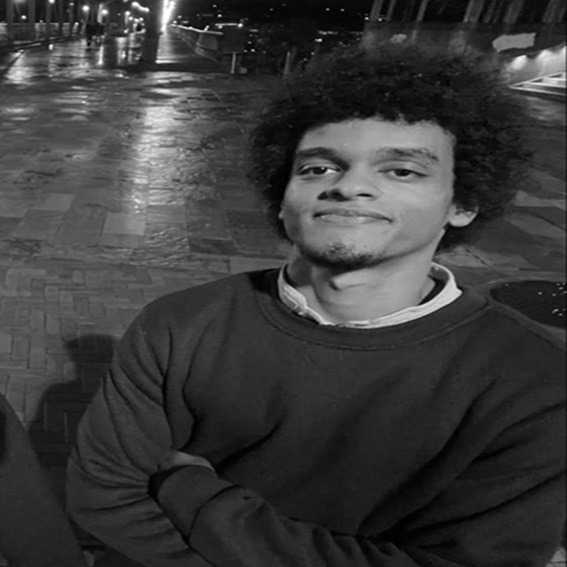
#> input picture img6.jpg, 567 x 567 px
$ python fourierTransform.py
#> lines starting #> are read from the running program, lines starting #| are printed output that depends on the picture
import matplotlib.pyplot as plt
import numpy as np
from numpy import fft

f = plt.imread("img6.jpg")
#> f is the input picture: shape (567, 567, 3); min 0, max 255, mean 58.9
F = fft.fftshift(fft.fft2(f))
Fmag = np.abs(F)
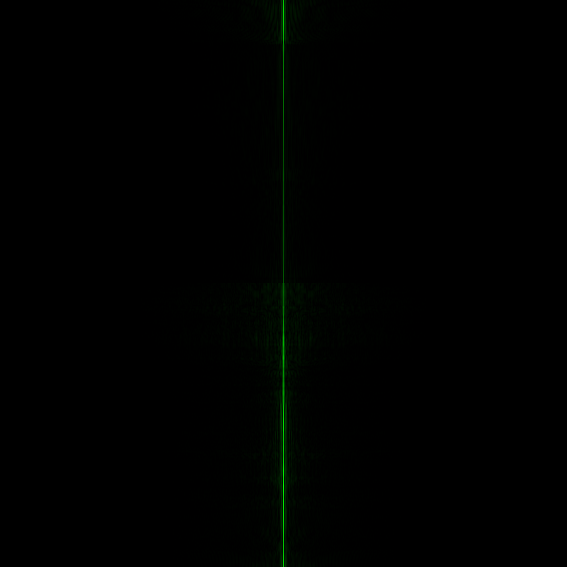
#> Fmag: shape (567, 567, 3) float64; mean of channels 0, 1, 2 0, 918.8, 0; drawn with min black and max white

plt.figure(figsize=(20,10))
plt.subplot(1,2,1)
plt.title("Fourier Magnitude")
plt.imshow(Fmag, cmap='gray')
plt.subplot(1,2,1)
plt.title("Log(Fourier magnitude)")
plt.imshow(np.log(Fmag), cmap='gray')
plt.show()
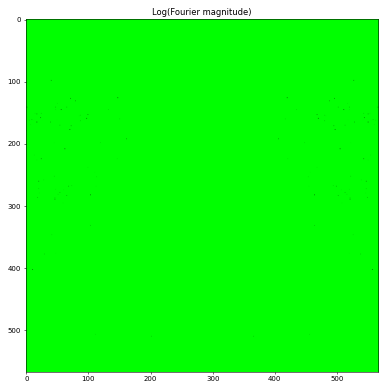
#> figure drawn by matplotlib, 1 panel
